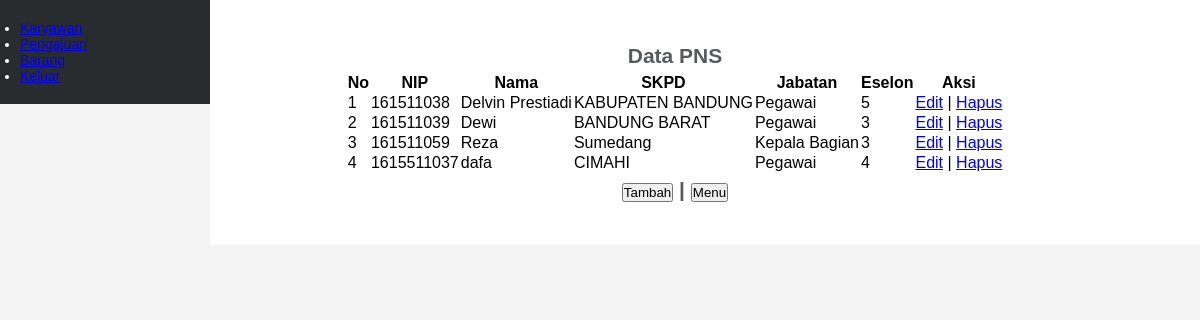
The page /pengelola/?data=pns/index (signed in) on the database its author committed.
### tables this page shows
CREATE TABLE `pns` (
  `nik` varchar(64) NOT NULL,
  `nama_pns` varchar(64) NOT NULL,
  `skpd` varchar(64) NOT NULL,
  `jabatan` varchar(64) NOT NULL,
  `eselon` int(11) NOT NULL
);

### pengelola/pns/index.php (the view, shortened to what this page needs)
<html>
	<head>
	</head>
	<body>
		<h2 align = "center">Data PNS</h2>
		<table align = "center" border = "0" cellpadding = "30">
			<tr>
				<th>No</th>
				<th>NIP</th>
				<th>Nama</th>
				<th>SKPD</th>
				<th>Jabatan</th>
				<th>Eselon</th>
				<th>Aksi</th>
			</tr>
			<?php
				$tampil = mysql_query("select * from pns order by nik");
				$no = 0;
				while ($data = mysql_fetch_array($tampil)){
				$no++;
			?>
			<tr>
				<td><?php echo $no; ?></td>
				<td><?php echo $data['nik']; ?></td>
				<td><?php echo $data['nama_pns']; ?></td>
				<td><?php echo $data['skpd']; ?></td>
				<td><?php echo $data['jabatan']; ?></td>
				<td><?php echo $data['eselon']; ?></td>
				<td>
				<?php echo"<a href=?data=pns/edit&&nik=$data[nik]>Edit</a>"; ?> |
				<?php echo"<a href=\"?data=pns/hapus&&nik=$data[nik]\" onClick=\"return confirm('Apakah Anda benar-benar akan menghapus $data[nama_pns]?')\">Hapus</a>"; ?>
				</td>
			</tr>
			<?php
				}
			?>
		</table>
		<h2 align=center>
			<a href="?data=pns/input"><button>Tambah</button></a> | <a href="../index.php"><button>Menu</button></a>
		</h2>
	</body>
</html>

### pengelola/assets/css/styles.css (style rules this page uses)
* { margin:0; padding:0; }
html { background-color: #f3f3f3; }
body { font: normal 14px sans-serif; }

### rows shown on the page
pns: nik "161511038", nama_pns "Delvin Prestiadi", skpd "KABUPATEN BANDUNG", jabatan "Pegawai", eselon "5"
pns: nik "161511039", nama_pns "Dewi", skpd "BANDUNG BARAT", jabatan "Pegawai", eselon "3"
pns: nik "161511059", nama_pns "Reza", skpd "Sumedang", jabatan "Kepala Bagian", eselon "3"
pns: nik "1615511037", nama_pns "dafa", skpd "CIMAHI", jabatan "Pegawai", eselon "4"
